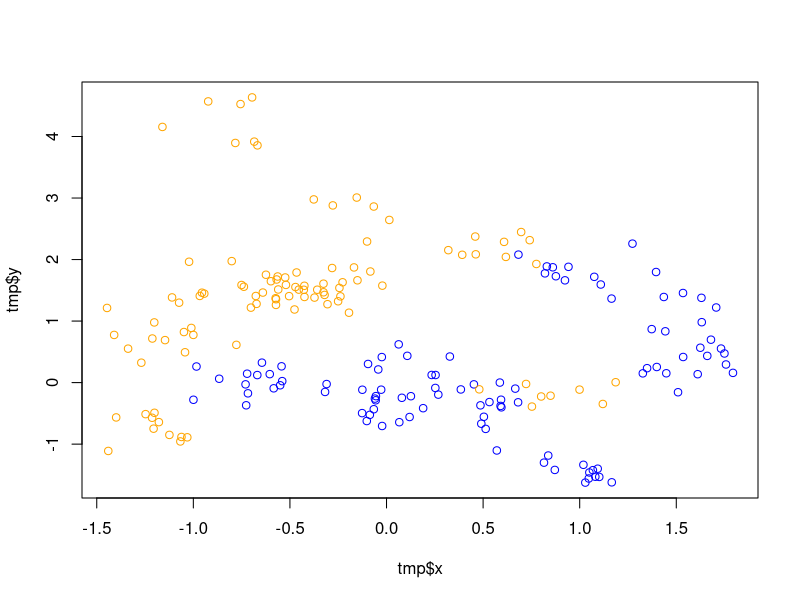
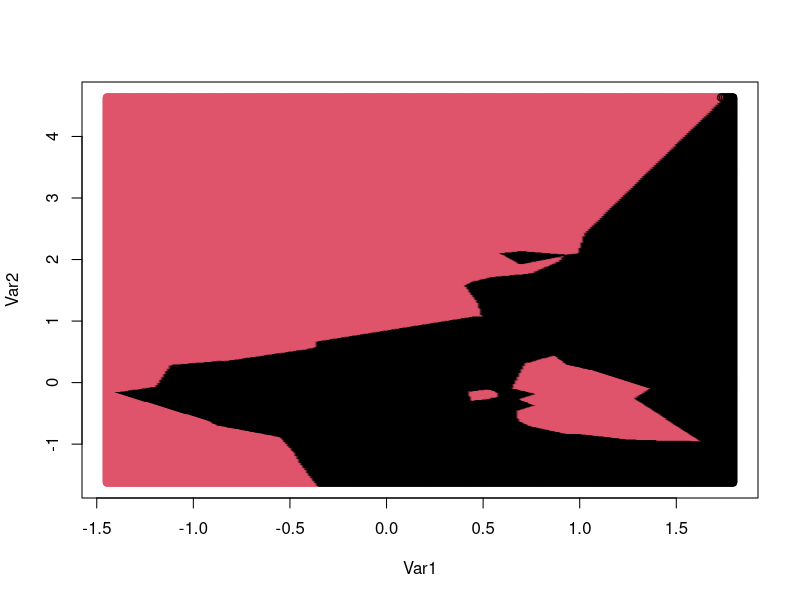

Write R code to recreate these figures, in order.
gen.dat.2.3.3 <- function( n = 200, pct = 0.5 ){
	n.blue <- floor( n * pct )
	n.orange <- n - n.blue

	foo <- function( target, n, mean.x = 0, mean.y = 0 ){
		indices <- sample( 10, n, replace = T )
		tmp.x <- rnorm( 10, mean.x )[ indices ]
		tmp.y <- rnorm( 10, mean.y )[ indices ]
		
		x <- rnorm( n, 0, 1/5 ) + tmp.x
		y <- rnorm( n, 0, 1/5 ) + tmp.y

		data.frame( target = target, x = x, y = y )
	}

	blue   <- foo( "blue",   n.blue,   mean.x = 1 )
	orange <- foo( "orange", n.orange, mean.y = 1 )

	return( rbind( blue, orange ) )
}

tmp <- gen.dat.2.3.3()
plot( tmp$x, tmp$y, col = tmp$target )


require(class)
min.x<-min(tmp$x)
min.y<-min(tmp$y)
max.x<-max(tmp$x)
max.y<-max(tmp$y)
test.x<-seq(min.x,max.x,0.01)
test.y<-seq(min.y,max.y,0.01)
test<-expand.grid(test.x,test.y)
knn.res<-knn(train=tmp[,2:3],test=test,cl=tmp[,1],k=1)
dev.new()
plot(test,col=knn.res)
points(tmp$x, tmp$y, col = as.integer(tmp$target)+2)
